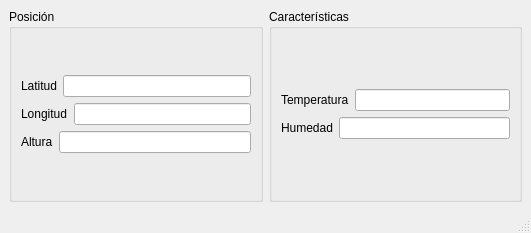
<?xml version="1.0" encoding="UTF-8"?>
<ui version="4.0">
 <class>MainWindow</class>
 <widget class="QMainWindow" name="MainWindow">
  <property name="geometry">
   <rect>
    <x>0</x>
    <y>0</y>
    <width>531</width>
    <height>233</height>
   </rect>
  </property>
  <property name="windowTitle">
   <string>MainWindow</string>
  </property>
  <widget class="QWidget" name="centralwidget">
   <layout class="QGridLayout" name="gridLayout_3">
    <item row="0" column="0">
     <layout class="QHBoxLayout" name="horizontalLayout_4">
      <item>
       <widget class="QGroupBox" name="groupBox">
        <property name="title">
         <string>Posición</string>
        </property>
        <layout class="QGridLayout" name="gridLayout">
         <item row="0" column="0">
          <layout class="QVBoxLayout" name="verticalLayout">
           <item>
            <layout class="QHBoxLayout" name="horizontalLayout">
             <item>
              <widget class="QLabel" name="label">
               <property name="text">
                <string>Latitud</string>
               </property>
              </widget>
             </item>
             <item>
              <widget class="QLineEdit" name="txtLat">
               <property name="readOnly">
                <bool>true</bool>
               </property>
              </widget>
             </item>
            </layout>
           </item>
           <item>
            <layout class="QHBoxLayout" name="horizontalLayout_2">
             <item>
              <widget class="QLabel" name="label_2">
               <property name="text">
                <string>Longitud</string>
               </property>
              </widget>
             </item>
             <item>
              <widget class="QLineEdit" name="txtLong">
               <property name="readOnly">
                <bool>true</bool>
               </property>
              </widget>
             </item>
            </layout>
           </item>
           <item>
            <layout class="QHBoxLayout" name="horizontalLayout_3">
             <item>
              <widget class="QLabel" name="label_3">
               <property name="text">
                <string>Altura</string>
               </property>
              </widget>
             </item>
             <item>
              <widget class="QLineEdit" name="txtAltura">
               <property name="readOnly">
                <bool>true</bool>
               </property>
              </widget>
             </item>
            </layout>
           </item>
          </layout>
         </item>
        </layout>
       </widget>
      </item>
      <item>
       <widget class="QGroupBox" name="groupBox_2">
        <property name="title">
         <string>Características</string>
        </property>
        <layout class="QGridLayout" name="gridLayout_2">
         <item row="0" column="0">
          <layout class="QVBoxLayout" name="verticalLayout_2">
           <item>
            <layout class="QHBoxLayout" name="horizontalLayout_5">
             <item>
              <widget class="QLabel" name="label_4">
               <property name="text">
                <string>Temperatura</string>
               </property>
              </widget>
             </item>
             <item>
              <widget class="QLineEdit" name="txtTemp">
               <property name="readOnly">
                <bool>true</bool>
               </property>
              </widget>
             </item>
            </layout>
           </item>
           <item>
            <layout class="QHBoxLayout" name="horizontalLayout_6">
             <item>
              <widget class="QLabel" name="label_5">
               <property name="text">
                <string>Humedad</string>
               </property>
              </widget>
             </item>
             <item>
              <widget class="QLineEdit" name="txtHumedad">
               <property name="readOnly">
                <bool>true</bool>
               </property>
              </widget>
             </item>
            </layout>
           </item>
          </layout>
         </item>
        </layout>
       </widget>
      </item>
     </layout>
    </item>
   </layout>
  </widget>
  <widget class="QMenuBar" name="menubar">
   <property name="geometry">
    <rect>
     <x>0</x>
     <y>0</y>
     <width>531</width>
     <height>22</height>
    </rect>
   </property>
  </widget>
  <widget class="QStatusBar" name="statusbar"/>
 </widget>
 <resources/>
 <connections/>
</ui>
